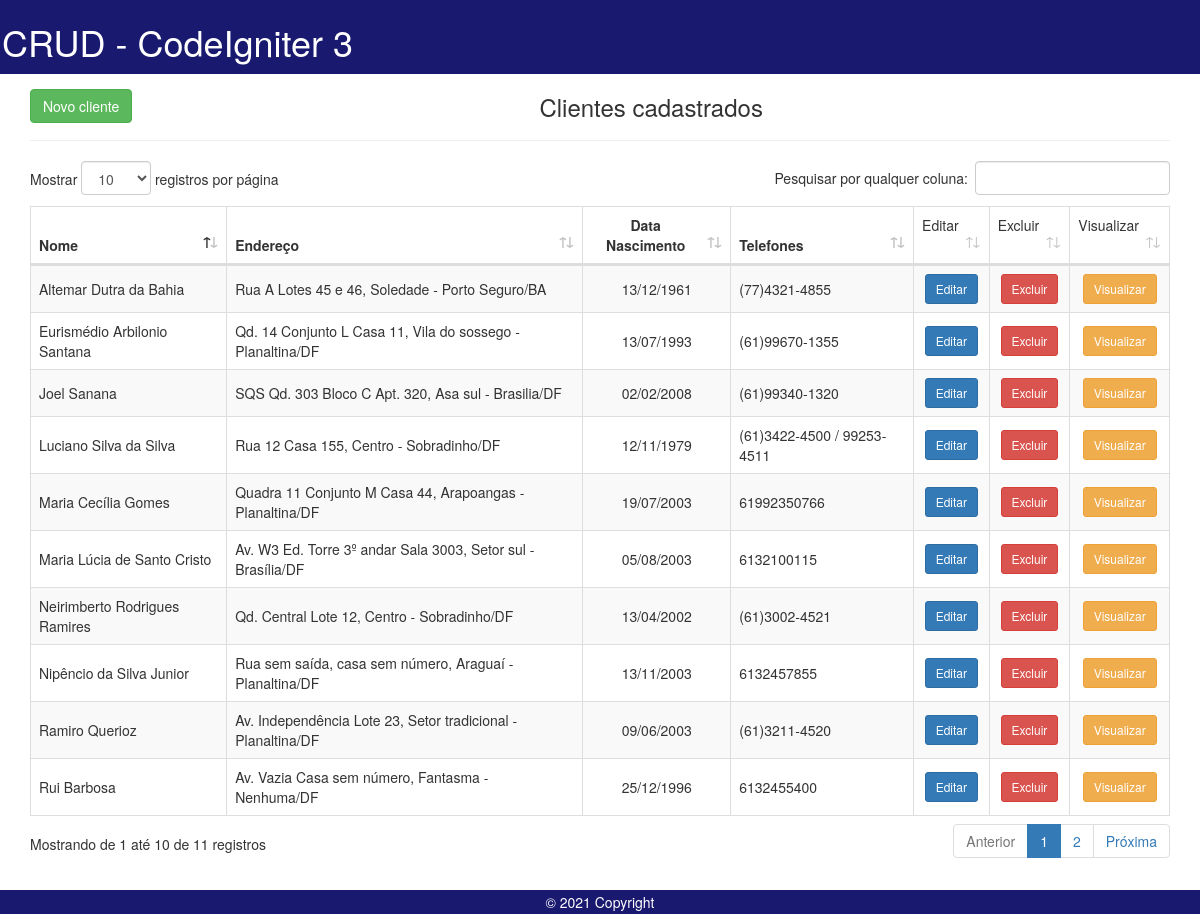
The page / on the database its author committed.
### tables this page shows
CREATE TABLE `cliente` (
  `idcliente` int(11) NOT NULL auto_increment,
  `nome` varchar(150) default NULL,
  `endereco` varchar(150) default NULL,
  `bairro` varchar(60) default NULL,
  `cidade` varchar(60) default NULL,
  `uf` varchar(2) default NULL,
  `dt_cadastro` date default NULL,
  `dt_nascimento` date default NULL,
  `telefones` varchar(45) default NULL,
  PRIMARY KEY  (`idcliente`)
);

### application/libraries/Template.php (called while the page is built)
<?php if ( ! defined('BASEPATH')) exit('No direct script access allowed');
class Template {
		var $template_data = array();
		function set($name, $value)
		{
			$this->template_data[$name] = $value;
		}
		function load($template = '', $view = '' , $view_data = array(), $return = FALSE)
		{
			$this->CI =& get_instance();
			$this->set('contents', $this->CI->load->view($view, $view_data, TRUE));
			return $this->CI->load->view($template, $this->template_data, $return);
		}
}

### application/controllers/Controller.php (called while the page is built, shortened)
<?php
class Controller extends CI_Controller
{
	public function index()
	{
		$clientes = $this->ControllerModel->allClientes();
		$this->template->load('templates/template_padrao', 'index', ['clientes' => $clientes]);
	}
}

### index.php (called while the page is built, shortened)
<?php
require_once BASEPATH.'core/CodeIgniter.php';

### application/models/ControllerModel.php (called while the page is built, shortened)
<?php
class ControllerModel extends CI_Model
{
    private $db;
    public function __construct()
    {
        $this->db = $this->load->database('default', true);
    }
    public function allClientes()
    {
        $query = $this->db->select(['*'])
            ->from('cliente')
            ->order_by('nome')
            ->get();
        return $query->result_array();
    }
}

### application/views/index.php (the view, shortened to what this page needs)
<body>
	<div class='container-fluid' style="margin-bottom: 50px;">
		<div style="float: left; padding-top: 15px;">
			<button type="button" class="btn btn-success" onclick="window.location = 'criar'">Novo cliente</button>
		</div>
		<div class="text-center" style="margin-top: 10px;">
			<h3>Clientes cadastrados</h3>
		</div>
		<hr>
		<div style="margin-top: 15px;">
			<table id="tblDados" class="table table-striped table-bordered table-hover" style="width: 100%">
				<thead>
					<tr>
						<th>Nome</th>
						<th>Endereço</th>
						<th style="text-align: center;">Data Nascimento</th>
						<th>Telefones</th>
						<td style="text-align: center;">Editar</td>
						<td style="text-align: center;">Excluir</td>
						<td style="text-align: center;">Visualizar</td>
					</tr>
				</thead>
				<tbody id="dados">
					<?php
					if ($clientes) {
						foreach ($clientes as $cliente) {
					?>
							<tr>
								<td style="vertical-align: middle;">
									<?= $cliente['nome']; ?>
								</td>
								<td style="vertical-align: middle;">
									<?= $cliente['endereco'] . ', ' . $cliente['bairro'] . ' - ' . $cliente['cidade'] . '/' . $cliente['uf']; ?>
								</td>
								<td style="text-align: center; vertical-align: middle;">
									<?= date("d/m/Y", strtotime($cliente['dt_nascimento'])); ?>
								</td>
								<td style="vertical-align: middle;">
									<?= $cliente['telefones']; ?>
								</td>
								<td style="text-align: center; vertical-align: middle;">
									<span class="btn btn-sm btn-primary" Onclick="window.location = 'editar?id=<?php echo $cliente['idcliente']; ?>'">
										Editar</span>
								</td>
								<td style="text-align: center; vertical-align: middle;">
									<span class="btn btn-sm btn-danger" Onclick="if (confirm('Deseja realmente excluir este cliente?'))window.location = 'excluir?id=<?php echo $cliente['idcliente']; ?>'">
										Excluir</span>
								</td>
								<td style="text-align: center; vertical-align: middle;">
									<span class="btn btn-sm btn-warning" Onclick="window.location = 'visualizar?id=<?php echo $cliente['idcliente']; ?>'">
										Visualizar</span>
								</td>
							</tr>
						<?php
						}
						?>
				</tbody>
			<?php
					}
			?>
			</table>
		</div>
	</div>
</body>

### application/views/templates/template_padrao.php (shortened to what this page needs)
<!DOCTYPE html>
<html lang="pt-br">
<head>
    <link href="<?= base_url(); ?>assets/css/bootstrap.css" rel="stylesheet">
    <link href="<?= base_url(); ?>assets/css/dataTables.bootstrap4.min.css" rel="stylesheet">
    <link rel="stylesheet" href="<?= base_url(); ?>assets/css/toastr.min.css">
</head>
<body>
    <?php include 'header.php'; ?>
    <div class="container-fluid">
        <?php echo $contents; ?>
    </div>
    <?php include 'footer.php'; ?>
</body>
</html>

### header.php
<header>
    <div class="text-left" style="background-color: #191970; color: white; padding: 2px;">
        <h1>CRUD - CodeIgniter 3</h1>
    </div>
</header>

### footer.php
<footer class="bg-light text-center text-sm-start" style="position: fixed; bottom: 0; width: 100%;">
    <div class="text-center p-1" style="background-color: #191970; color: white; padding: 2px;">
        © <?= date('Y'); ?> Copyright
    </div>
</footer>

### rows shown on the page
cliente: nome "Altemar Dutra da Bahia", endereco "Rua A Lotes 45 e 46", bairro "Soledade", cidade "Porto Seguro", uf "BA", dt_nascimento "13/12/1961", telefones "(77)4321-4855"
cliente: nome "Eurismédio Arbilonio Santana", endereco "Qd. 14 Conjunto L Casa 11", bairro "Vila do sossego", cidade "Planaltina", uf "DF", dt_nascimento "13/07/1993", telefones "(61)99670-1355"
cliente: nome "Joel Sanana", endereco "SQS Qd. 303 Bloco C Apt. 320", bairro "Asa sul", cidade "Brasilia", uf "DF", dt_nascimento "02/02/2008", telefones "(61)99340-1320"
cliente: nome "Luciano Silva da Silva", endereco "Rua 12 Casa 155", bairro "Centro", cidade "Sobradinho", uf "DF", dt_nascimento "12/11/1979", telefones "(61)3422-4500 / 99253-4511"
cliente: nome "Maria Cecília Gomes", endereco "Quadra 11 Conjunto M Casa 44", bairro "Arapoangas", cidade "Planaltina", uf "DF", dt_nascimento "19/07/2003", telefones "61992350766"
cliente: nome "Maria Lúcia de Santo Cristo", endereco "Av. W3 Ed. Torre 3º andar Sala 3003", bairro "Setor sul", cidade "Brasília", uf "DF", dt_nascimento "05/08/2003", telefones "6132100115"
cliente: nome "Neirimberto Rodrigues Ramires", endereco "Qd. Central Lote 12", bairro "Centro", cidade "Sobradinho", uf "DF", dt_nascimento "13/04/2002", telefones "(61)3002-4521"
cliente: nome "Nipêncio da Silva Junior", endereco "Rua sem saída, casa sem número", bairro "Araguaí", cidade "Planaltina", uf "DF", dt_nascimento "13/11/2003", telefones "6132457855"
cliente: nome "Ramiro Querioz", endereco "Av. Independência Lote 23", bairro "Setor tradicional", cidade "Planaltina", uf "DF", dt_nascimento "09/06/2003", telefones "(61)3211-4520"
cliente: nome "Rui Barbosa", endereco "Av. Vazia Casa sem número", bairro "Fantasma", cidade "Nenhuma", uf "DF", dt_nascimento "25/12/1996", telefones "6132455400"
